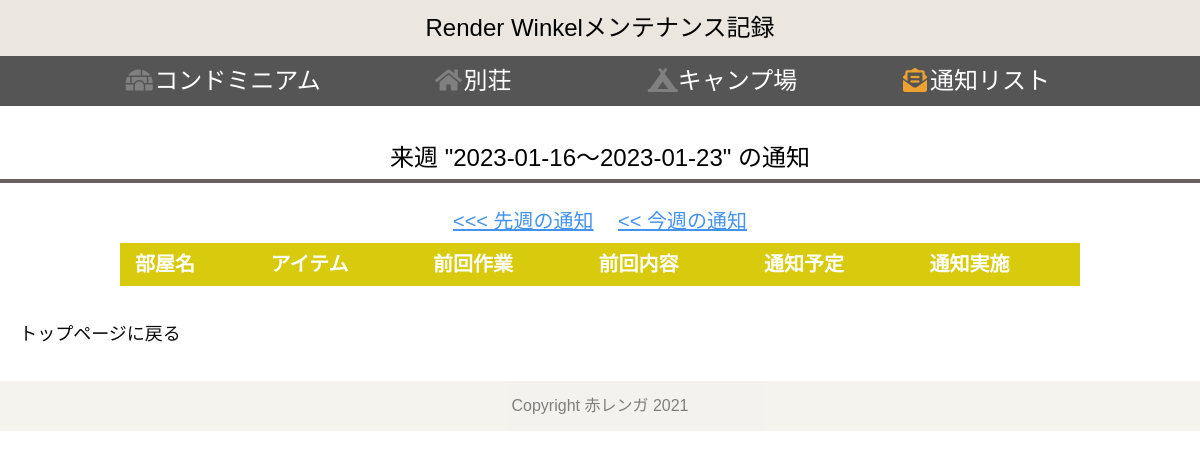
/notice/w_tasklist/nw, run on an earlier commit of the app's database.
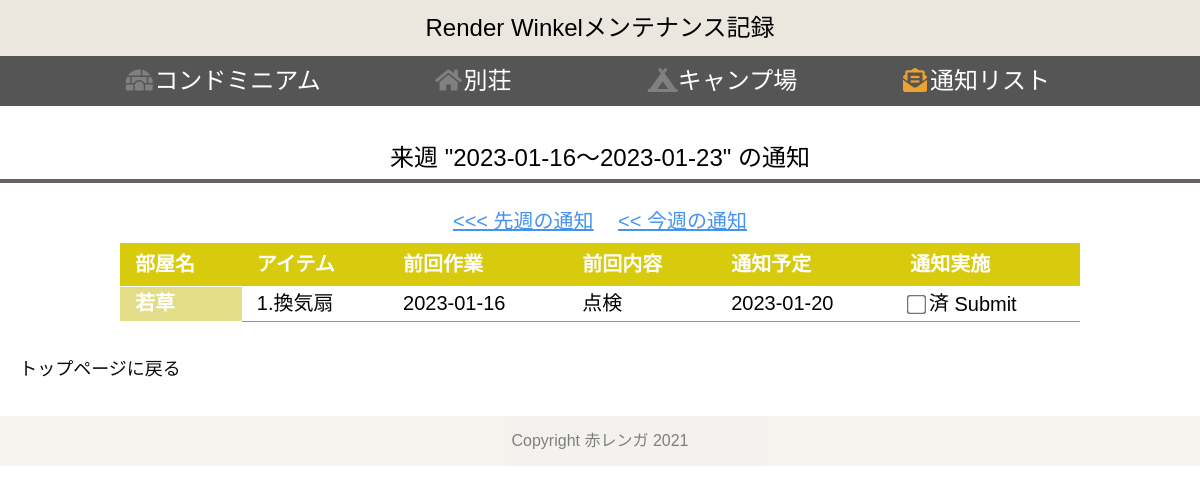
And on a later commit of the database.
### tables this page shows
CREATE TABLE "wakakusa" (
	"taskid"	INTEGER,
	"item_id"	INTEGER,
	"t_id"	INTEGER,
	"item"	TEXT,
	"pro_date"	INTEGER,
	"pro_number"	TEXT,
	"set_date"	DATE,
	"t_date"	DATE,
	"task"	TEXT,
	"notice"	DATE,
	"nt_id"	INTEGER,
	PRIMARY KEY("taskid" AUTOINCREMENT)
);

CREATE TABLE "items" (
	"id"	INTEGER,
	"ios_id"	INTEGER,
	"room"	TEXT,
	"table_name"	TEXT,
	PRIMARY KEY("id" AUTOINCREMENT)
);

### app.py (the view)
@app.route("/notice/w_tasklist/nw")
def notice_w_tasklist_nw():
    today = dt.date.today()
    time7 = today + dt.timedelta(days=-7)
    time14 = today + dt.timedelta(days=-14)
    time_p7 = today + dt.timedelta(days=7)
    conn = sqlite3.connect("w_MN.db")
    c = conn.cursor()
    c.execute("select table_name from items")
    tbname_list = []
    ntlist = []
    nt_list = []
    for row in c.fetchall():
        c.execute("select items.room,  %s.item, %s.t_date, %s.task, %s.notice, items.id, %s.taskid FROM items JOIN %s ON items.id = %s.item_id where notice <= ? and notice >= ? and nt_id =0" % (row[0],row[0],row[0],row[0],row[0],row[0],row[0]), (time_p7,today,))
        ntlist = []
        notice_list = c.fetchall()
        for row2 in notice_list:
            if row2 is not None:
                ntlist.append(row2)
        for row3 in ntlist:
            if row3[0] is not None:
                nt_list.append({"room":row3[0],"item":row3[1],"t_date":row3[2],"task":row3[3],"notice":row3[4],"id":row3[5],"taskid":row3[6]})
    print(len(nt_list))
    c.close()
    return render_template("w_notice_list_nw.html",nt_list = nt_list, today = today, time_p7 = time_p7)

### templates/w_notice_list_nw.html
{% extends 'w_base_test2.html' %}
{% block content %}
<h2>来週 "{{today}}～{{time_p7}}" の通知</h2>
<div class="btn_top_1">
    <a href="/notice/w_tasklist/lw" class="btn4"><<< 先週の通知</a>
    <a href="/notice/w_tasklist" class="btn4"><< 今週の通知</a>
</div>
<table class="table_list" width="80%">
    <thead>
        <tr>
            <th>部屋名</th>
            <th>アイテム</th>
            <th>前回作業</th>
            <th>前回内容</th>
            <th>通知予定</th>
            <th>通知実施</th>
        </tr>
    </thead>
    {% for item in nt_list %}
    <form action="/notice/w_tasklist/nt_nw/{{item['id']}}/{{item['taskid']}}" method="POST">
    <tbody>
        <tr>
            <th label="部屋名">{{item["room"]}}</th>
            <td label="前回作業日">{{item["item"]}}</td>
            <td label="前回作業日">{{item["t_date"]}}</td>
            <td label="前回内容">{{item["task"]}}</td>
            <td label="通知予定日">{{item["notice"]}}</td>
            <td label="通知実施">
                <div>
                    <input type="checkbox" name="nt_id" value="1">
                        <label>済</label>
                    <input type="submit" onclick="return confirm('通知リストから削除していいですか')">
                </div>
            </td>
        </tr>
    </tbody>
    </form>
    {% endfor %}
</table>
<a href="/">
    <button type="button" class="btn1">トップページに戻る</button>
</a>
{% endblock %}

### templates/w_base_test2.html (shortened to what this page needs)
<!DOCTYPE html>
<html lang="ja">
<head>
    <link rel="stylesheet" href="/static/css/reset.css">
    <link rel="stylesheet" href="/static/css/w_style.css">
    <link rel="stylesheet" href="https://use.fontawesome.com/releases/v5.6.4/css/all.css">
</head>
<body>
    <header>
        <div>
            <a class="top" href="/">Render Winkelメンテナンス記録</a>
        </div>
        <div class="drawer_menu">
            <nav class="drawer_nav_wrapper">
                <ul class="drawer_nav">
                    <li>
                        <a href="#"><i class="fas fa-igloo my-gray fa-fw"></i>コンドミニアム</a>
                    </li>
                    <li>
                        <a href="#"><i class="fas fa-home my-gray fa-fw"></i>別荘 </a>
                    </li>
                    <li>
                        <a href="#"><i class="fas fa-campground my-gray fa-fw"></i>キャンプ場 </a>
                    </li>
                    <li>
                        <a href="/notice/w_tasklist"><i class="fas fa-envelope-open-text my-orange fa-fw"></i>通知リスト</a>
                    </li>
                </ul>
            </nav>
        </div>
    </header>
    {% block content %}{% endblock %}
</body>
<footer>
    <p class="footer">Copyright 赤レンガ 2021</p>
</footer>
</html>

### static/css/w_style.css (style rules this page uses)
body { font-family: "Noto Sans Japanese", "ヒラギノ角ゴ Pro W3", "Hiragino Kaku Gothic Pro", "ヒラギノ角ゴ ProN W3", "Hiragino Kaku Gothic ProN", "游ゴシック", YuGothic, "メイリオ", "Meiryo", "HGPｺﾞｼｯｸM", "Osaka", "ＭＳ Ｐゴシック", sans-serif, Century Gothic, Arial; }
.top { width: 100%; background-color: rgb(235, 231, 222); font-size: 24px; line-height: 1; padding: 16px 10px; text-align: center; }
.my-gray { color: gray }
.my-orange { color: #eca130 }
p { text-align: center; font-size: 20px; }
a { color:black; display: inline-block; font-size: 24px; }
h2 { font-size: 24px; margin-top: 30px; margin-bottom: 15px; text-align:center; line-height: 1.8; border-bottom: solid 4px rgb(105, 96, 96); }
table { table-layout: auto; margin-left: auto; margin-right: auto; border-radius: 16px; }
table th { font-size: 20px; padding: 0; }
td { font-size: 20px; }
.table_list { border-collapse: collapse; margin-bottom: 20px; }
.table_list thead th { background: #d8ca0c; padding: 10px 15px; border-bottom:#FFF solid 1px; color:#FFF; }
.table_list tbody th { background:#e3dd88; color:#FFF; padding: 2px 15px; border-bottom:#FFF solid 1px; vertical-align:middle; }
.table_list tbody tr:last-child th { border-bottom:#FFF solid 1px; }
.table_list tbody td { background:#FFF; padding:5px 15px; border-bottom:#3EB1C6 solid 1px; vertical-align:middle; }
form { margin-top: 20px; margin-left: auto; margin-right: auto; max-width: 720px; }
input[type=checkbox] { -ms-transform: scale(1.5, 1.5); -webkit-transform: scale(1.5, 1.5); transform: scale(1.5, 1.5); }
.btn1 { display: inline-block; width: 200px; height: 54px; text-align: center; text-decoration: none; line-height: 54px; outline: none; background-color:white; color: rgb(10, 10, 10); font-size: 18px; border-radius: 4px; margin-bottom: 20px; }
.btn_top_1 { text-align: center; padding: 10px; }
.btn4 { height: 20px; font-size: 20px; border-radius: 8px; color: rgb(68, 147, 238); text-align: center; text-decoration: underline; padding: 2px 10px; }
.footer { bottom: 0; font-size: 16px; color: black; padding: 16px; text-align: center; background-color: rgb(235, 231, 222); opacity: 0.5; }
.drawer_menu a { color: inherit; text-decoration: none; }
.drawer_menu .drawer_nav_wrapper { transform: translate(0); width: 100%; height: 50px; position: relative; top: auto; right: auto; z-index: 100; background-color: #555; }
.drawer_menu .drawer_nav { max-width: 1000px; padding: 0; margin: 0 auto; display: -webkit-flex; display: flex; -webkit-justify-content: center; justify-content: center; list-style-type: none; }
.drawer_menu .drawer_nav li { font-size: 16px; margin: 0; padding: 0; width: 100%; height: 50px; line-height: 50px; background-color: #555; text-align: center; list-style-type: none; }
.drawer_menu .drawer_nav li a { color: #fff; }

What changed in the data, as far as the page shows it:
added wakakusa: room "若草", item "1.換気扇", t_date "2023-01-16", task "点検", notice "2023-01-20"
